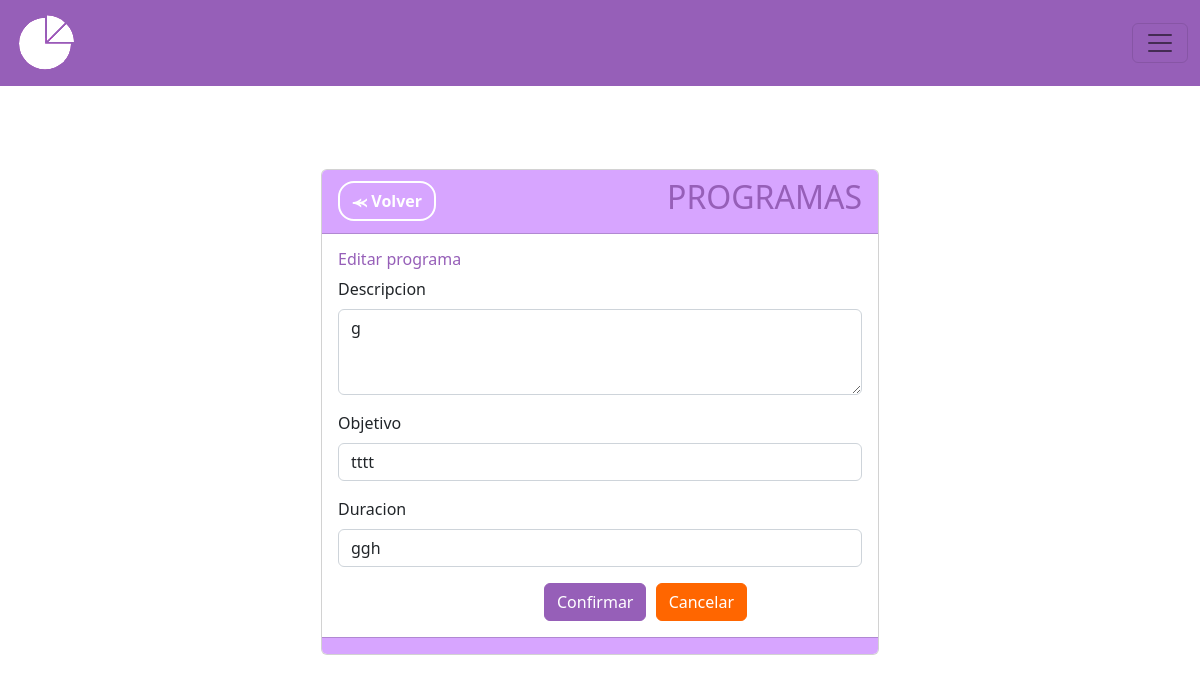
The app's page /programas/editar/2, older data.
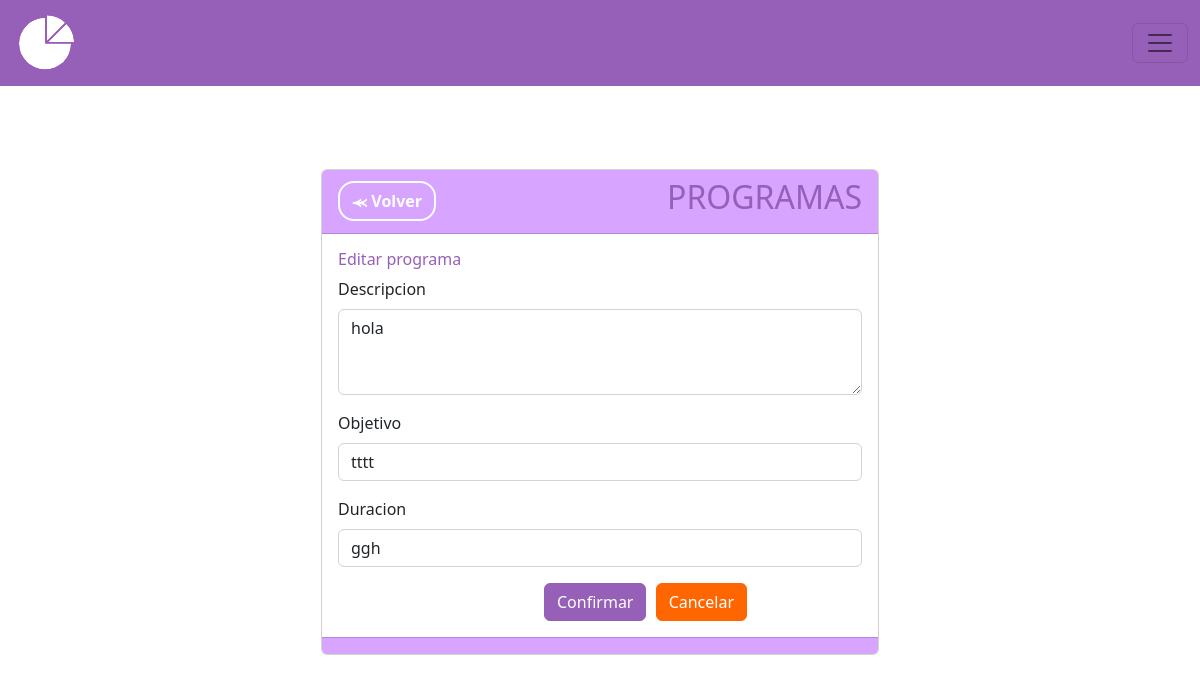
The same page, newer data.
### MIReApp/models.py (models this page shows, shortened)
class Programa(models.Model):
    id = models.AutoField(primary_key=True)
    nombre = models.CharField(max_length=100,
                              verbose_name='Nombre',
                              unique= True,
                              validators= [
                                  RegexValidator(regex= r'^[a-zA-Z\s]*$',
                                                 message="El nombre no puede contener caracteres especiales.",
                                                 code='invalid_nombre')
                              ])
    descripcion = models.CharField(max_length=50)
    objetivo = models.CharField(max_length=100)
    duracion = models.CharField(max_length=20)

### MIReApp/views.py (the view, shortened to what this page needs)
# urls.py: path('programas/editar/<int:id>', views.editar_programas, name='editar_programas'),
def editar_programas(request, id):
    programa = get_object_or_404(Programa, id=id)
    formulario = ProgramaFormEditar(request.POST or None, request.FILES or None, instance=programa)
    return render(request, 'programas/editar.html', {'formulario': formulario, 'programa':programa})

### MIReApp/forms.py
class ProgramaFormEditar(forms.ModelForm):
    class Meta:
        model = Programa
        fields = ['descripcion','objetivo','duracion']
        widgets = {
            'descripcion': forms.Textarea(attrs={'cols': 10, 'rows': 3}),
        }
    def __init__(self, *args, **kwargs):
        super().__init__(*args, **kwargs)
        for i in self.fields:
            self.fields[i].widget.attrs.update({'class':'form-control'})

### MIReApp/templates/programas/editar.html (shortened to what this page needs)
{% extends "base.html" %}
{% block contenido %}
<center>
<div class="card col-md-6" style="text-align: left;">
    <div class="card-header fw-bold" style="background-color: #D7A5FF;color: #fff;">
        <div style="display: flex; justify-content: space-between; align-items: center;">
            <span>
                <a href="{% url 'programas' %}" class="btn btn-secondary rounded-4 fw-bold" style="background-color: transparent; color: #ffff;border-color: #ffff;border-width: 2px;">⪻ Volver</a>
            </span>
            <span>
                <h2 style="color: #965FB8;">PROGRAMAS</h2>
            </span>
        </div>
    </div>
    <div class="card-body">
        <h6 class="card-title" style="color: #965FB8;">Editar programa</h6>
        {%  include 'programas/form_editar.html' %}
    </div>
    <div class="card-footer text-muted" style="background-color: #D7A5FF;"></div>
</div>
</center>
{% endblock %}

### MIReApp/templates/programas/form_editar.html (shortened to what this page needs)
<form enctype="multipart/form-data" method="post">
        <div class="mb-3">
          <label for="{{ formulario.descripcion.id_for_label }}" class="form-label">{{ formulario.descripcion.label }}</label>
          {{ formulario.descripcion }}
        </div>
        <div class="mb-3">
          <label for="{{ formulario.objetivo.id_for_label }}" class="form-label">{{ formulario.objetivo.label }}</label>
          {{ formulario.objetivo }}
        </div>
        <div class="mb-3">
          <label for="{{ formulario.duracion.id_for_label }}" class="form-label">{{ formulario.duracion.label }}</label>
          {{ formulario.duracion }}
        </div>
    <input name="" id="" class="btn btn-success min-content" style="background-color: #965FB8;border-color: #965FB8;margin-left: 206px;" type="submit" value="Confirmar">
    <a name="" id="" class="btn btn-success" style="background-color: #f60; border-color: #f60;margin-left:5px;" href="{% url 'programas' %}" role="button">Cancelar</a>
  </form>

Row changes from the older to the newer data that the page shows:
changed Programa "tttt": descripcion "g" → "hola"
